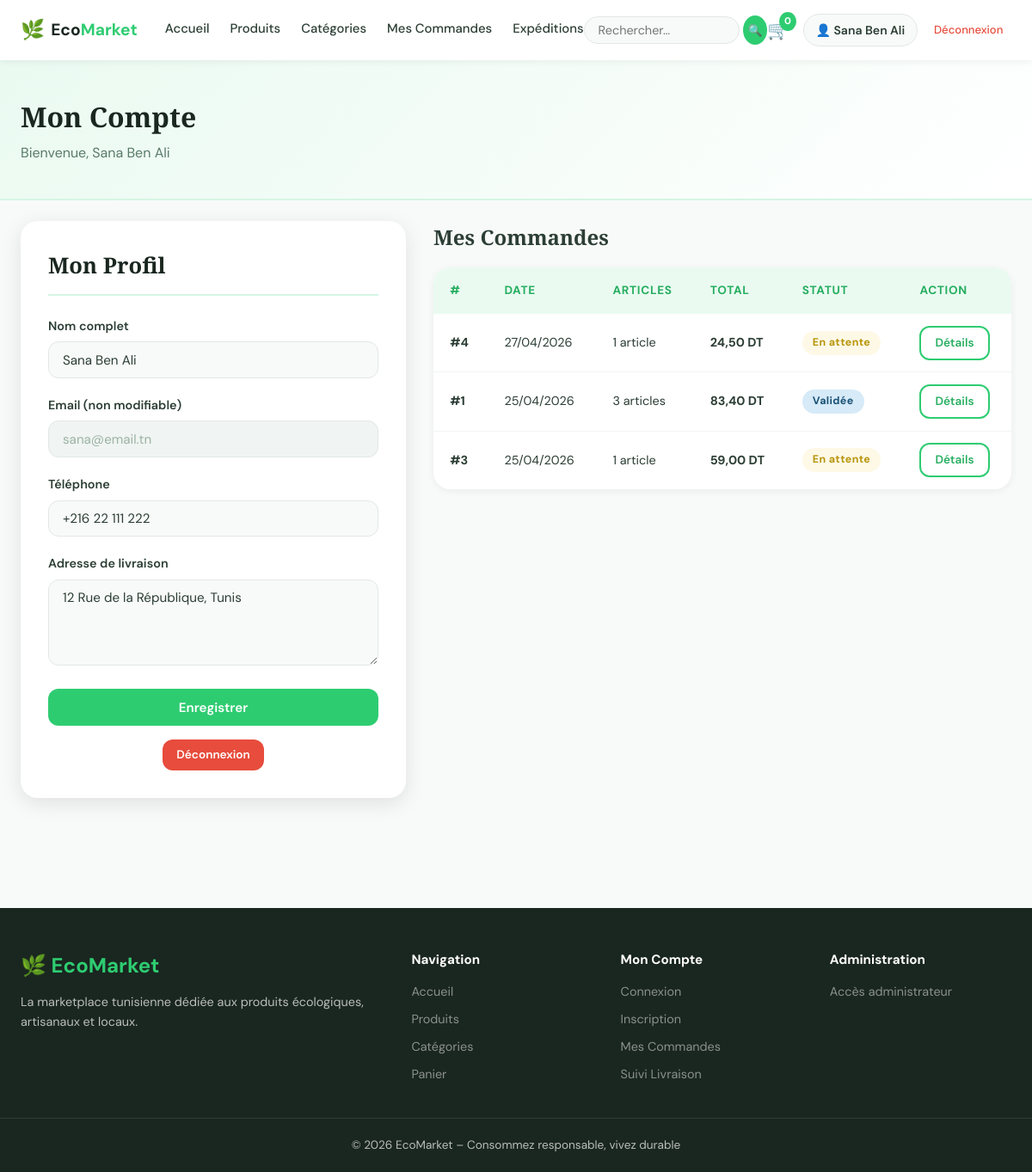
/pages/compte.php (signed in), run on the app's committed database.
### tables this page shows
CREATE TABLE `clients` (
  `id` int(10) UNSIGNED NOT NULL,
  `nom` varchar(100) NOT NULL,
  `email` varchar(150) NOT NULL,
  `mot_de_passe` varchar(255) NOT NULL,
  `adresse` text DEFAULT NULL,
  `telephone` varchar(20) DEFAULT NULL,
  `is_admin` tinyint(1) NOT NULL DEFAULT 0,
  `created_at` timestamp NOT NULL DEFAULT current_timestamp()
);

CREATE TABLE `commandes` (
  `id` int(10) UNSIGNED NOT NULL,
  `client_id` int(10) UNSIGNED NOT NULL,
  `date_cmd` timestamp NOT NULL DEFAULT current_timestamp(),
  `statut` enum('en_attente','validee','expediee','livree','annulee') DEFAULT 'en_attente',
  `total` decimal(10,2) NOT NULL DEFAULT 0.00,
  `notes` text DEFAULT NULL
);

### pages/compte.php (the view, shortened to what this page needs)
<?php
require_once __DIR__ . '/../includes/config.php';
$pdo = getPDO();
$stmt = $pdo->prepare("SELECT * FROM clients WHERE id = ?");
$stmt->execute([clientId()]);
$client = $stmt->fetch();
$commandes = $pdo->prepare("
    SELECT c.*, COUNT(cp.id) AS nb_articles
    FROM commandes c
    LEFT JOIN commandes_produits cp ON cp.commande_id = c.id
    WHERE c.client_id = ?
    GROUP BY c.id
    ORDER BY c.date_cmd DESC
");
$commandes->execute([clientId()]);
$historiqueCmd = $commandes->fetchAll();
include __DIR__ . '/../includes/header.php';
?>
<div class="page-header">
    <div class="container">
        <h1>Mon Compte</h1>
        <p>Bienvenue, <?= e($client['nom']) ?></p>
    </div>
</div>
<section class="section" style="padding-top:1.5rem;">
<div class="container">
<div style="display:grid;grid-template-columns:1fr 1.5fr;gap:2rem;align-items:start;">
    <div class="form-card" style="margin:0;">
        <h2 class="form-title">Mon Profil</h2>
        <form method="POST" action="">
            <div class="form-group">
                <label class="form-label">Nom complet</label>
                <input type="text" name="nom" class="form-control"
                       value="<?= e($client['nom']) ?>" required>
            </div>
            <div class="form-group">
                <label class="form-label">Email (non modifiable)</label>
                <input type="email" class="form-control" value="<?= e($client['email']) ?>" disabled
                       style="background:var(--gray-100);color:var(--gray-400);">
            </div>
            <div class="form-group">
                <label class="form-label">Téléphone</label>
                <input type="tel" name="telephone" class="form-control"
                       value="<?= e($client['telephone'] ?? '') ?>">
            </div>
            <div class="form-group">
                <label class="form-label">Adresse de livraison</label>
                <textarea name="adresse" class="form-control"><?= e($client['adresse'] ?? '') ?></textarea>
            </div>
            <button type="submit" class="btn btn-primary" style="width:100%;">Enregistrer</button>
        </form>
        <div style="margin-top:1rem;text-align:center;">
            <a href="logout.php" class="btn btn-danger btn-sm">Déconnexion</a>
        </div>
    </div>
    <div>
        <h2 style="font-family:var(--font-head);font-size:1.5rem;margin-bottom:1rem;">Mes Commandes</h2>
        <?php if (empty($historiqueCmd)): ?>
            <div class="empty-state" style="padding:2rem;">
                <div class="empty-icon"></div>
                <h3>Aucune commande</h3>
                <p>Vous n'avez pas encore passé de commande.</p>
                <a href="produits.php" class="btn btn-primary">Commencer mes achats</a>
            </div>
        <?php else: ?>
            <div class="table-wrapper">
                <table>
                    <thead>
                        <tr>
                            <th>#</th>
                            <th>Date</th>
                            <th>Articles</th>
                            <th>Total</th>
                            <th>Statut</th>
                            <th>Action</th>
                        </tr>
                    </thead>
                    <tbody>
                        <?php foreach ($historiqueCmd as $cmd): ?>
                        <tr>
                            <td><strong>#<?= $cmd['id'] ?></strong></td>
                            <td><?= date('d/m/Y', strtotime($cmd['date_cmd'])) ?></td>
                            <td><?= $cmd['nb_articles'] ?> article<?= $cmd['nb_articles'] > 1 ? 's' : '' ?></td>
                            <td><strong><?= prix((float)$cmd['total']) ?></strong></td>
                            <td><?= statutBadge($cmd['statut']) ?></td>
                            <td>
                                <a href="commande_detail.php?id=<?= $cmd['id'] ?>" class="btn btn-outline btn-sm">Détails</a>
                            </td>
                        </tr>
                        <?php endforeach; ?>
                    </tbody>
                </table>
            </div>
        <?php endif; ?>
    </div>
</div>
</div>
</section>
<?php include __DIR__ . '/../includes/footer.php'; ?>

### includes/config.php (shortened to what this page needs)
<?php
function e(string $v): string {
    return htmlspecialchars($v, ENT_QUOTES, 'UTF-8');
}
function prix(float $p): string {
    return number_format($p, 2, ',', ' ') . ' DT';
}
function statutBadge(string $s): string {
    $map = [
        'en_attente' => ['En attente',  'warning'],
        'validee'    => ['Validée',     'info'],
        'expediee'   => ['Expédiée',    'primary'],
        'livree'     => ['Livrée',      'success'],
        'annulee'    => ['Annulée',     'danger'],
    ];
    $d = $map[$s] ?? [$s, 'secondary'];
    return '<span class="badge badge-' . $d[1] . '">' . $d[0] . '</span>';
}

### assets/css/style.css (style rules this page uses)
:root { --green: #2ecc71; --green-dark: #27ae60; --green-light: #d5f5e3; --green-xlight:#eafaf1; --white: #ffffff; --gray-50: #f8faf9; --gray-100: #f0f4f2; --gray-200: #e2e8e4; --gray-400: #9ab3a4; --gray-600: #5a7a68; --gray-800: #2c3e35; --black: #1a2620; --radius: 12px; --radius-lg: 20px; --shadow-sm: 0 2px 8px rgba(0,0,0,.06); --shadow-md: 0 6px 24px rgba(0,0,0,.1); --shadow-lg: 0 16px 48px rgba(0,0,0,.14); --font-head: 'Playfair Display', Georgia, serif; --font-body: 'DM Sans', system-ui, sans-serif; --transition: all .25s ease; }
*, *::before, *::after { box-sizing: border-box; margin: 0; padding: 0; }
html { scroll-behavior: smooth; }
body { font-family: var(--font-body); font-size: 16px; color: var(--gray-800); background: var(--gray-50); line-height: 1.6; }
a { color: inherit; text-decoration: none; }
button, input, select, textarea { font-family: inherit; }
.container { max-width: 1200px; margin: 0 auto; padding: 0 1.5rem; }
.btn { display: inline-flex; align-items: center; justify-content: center; gap: .4rem; padding: .7rem 1.5rem; border-radius: var(--radius); font-weight: 600; font-size: .95rem; cursor: pointer; border: none; transition: var(--transition); text-align: center; }
.btn-primary { background: var(--green); color: var(--white); }
.btn-outline { background: transparent; border: 2px solid var(--green); color: var(--green-dark); }
.btn-danger { background: #e74c3c; color: var(--white); }
.btn-sm { padding: .45rem 1rem; font-size: .85rem; }
.section { padding: 4rem 0; }
.form-card { background: var(--white); border-radius: var(--radius-lg); box-shadow: var(--shadow-md); padding: 2rem; max-width: 600px; margin: 2rem auto; }
.form-title { font-family: var(--font-head); font-size: 1.6rem; color: var(--black); margin-bottom: 1.5rem; border-bottom: 2px solid var(--green-light); padding-bottom: .75rem; }
.form-group { margin-bottom: 1.25rem; }
.form-label { display: block; font-weight: 600; font-size: .9rem; color: var(--gray-800); margin-bottom: .4rem; }
.form-control { width: 100%; padding: .65rem 1rem; border: 1.5px solid var(--gray-200); border-radius: var(--radius); font-size: .95rem; background: var(--gray-50); transition: var(--transition); color: var(--gray-800); }
textarea.form-control { resize: vertical; min-height: 100px; }
.table-wrapper { overflow-x: auto; border-radius: var(--radius-lg); box-shadow: var(--shadow-sm); }
table { width: 100%; border-collapse: collapse; background: var(--white); }
th { background: var(--green-xlight); color: var(--green-dark); font-weight: 700; font-size: .85rem; text-transform: uppercase; letter-spacing: .05em; padding: 1rem 1.2rem; text-align: left; }
td { padding: .85rem 1.2rem; border-bottom: 1px solid var(--gray-100); font-size: .9rem; vertical-align: middle; }
tr:last-child td { border-bottom: none; }
.badge { display: inline-block; padding: .25rem .75rem; border-radius: 50px; font-size: .78rem; font-weight: 700; letter-spacing: .03em; }
.badge-warning { background: #fef9e7; color: #b7950b; }
.badge-info { background: #d6eaf8; color: #1a5276; }
.page-header { background: linear-gradient(135deg, var(--green-xlight), var(--white)); border-bottom: 2px solid var(--green-light); padding: 2.5rem 0; }
.page-header h1 { font-family: var(--font-head); font-size: 2rem; color: var(--black); }
.page-header p { color: var(--gray-600); margin-top: .25rem; }

### data on the page
clients: nom "Sana Ben Ali", email "sana@email.tn", telephone "+216 22 111 222", adresse "12 Rue de la République, Tunis"
commandes: id "4", date_cmd "27/04/2026", nb_articles "1", total "24,50 DT", statut "En attente"
commandes: id "1", date_cmd "25/04/2026", nb_articles "3", total "83,40 DT", statut "Validée"
commandes: id "3", date_cmd "25/04/2026", nb_articles "1", total "59,00 DT", statut "En attente"

### other printed values
cartCount() "0"
$_SESSION['client_nom'] "Sana Ben Ali"
